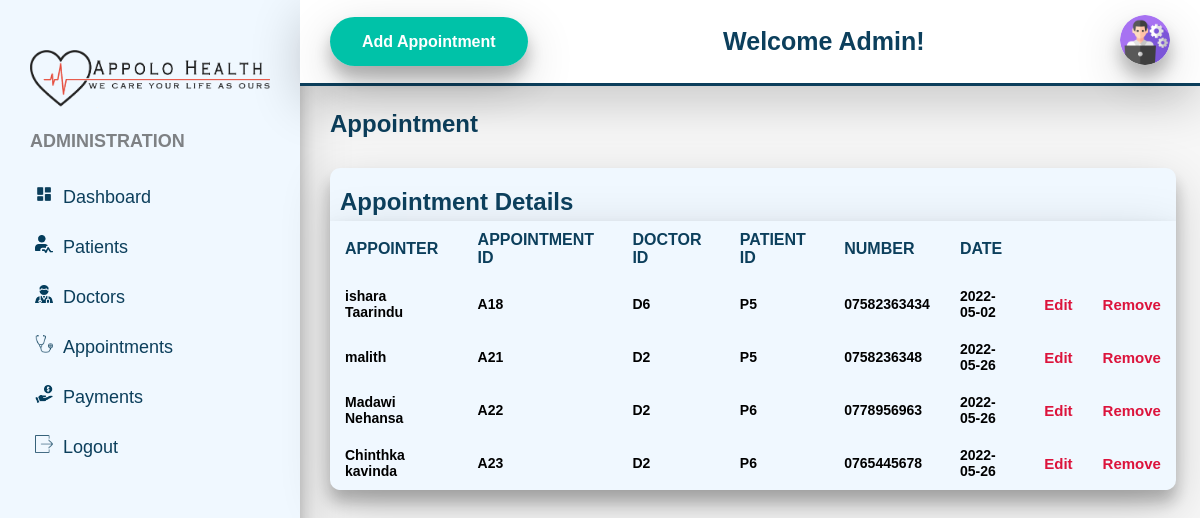
The page /chinthaka/admin-appointment.php on the database its author committed.
### tables this page shows
CREATE TABLE `appointment` (
  `a_id` int(11) NOT NULL,
  `d_id` int(11) NOT NULL,
  `p_id` int(11) DEFAULT NULL,
  `appointment_name` varchar(255) DEFAULT NULL,
  `phone_number` varchar(255) DEFAULT NULL,
  `session` varchar(255) DEFAULT NULL,
  `date` date DEFAULT NULL
);

### html/chinthaka/admin-appointment.php (the view, shortened to what this page needs)
<!DOCTYPE html>
<html>
<head>
    <link rel="stylesheet" href="../../css/chinthaka/admin.css">
</head>
<body>
    <section id="menu">
        <div class="adminlogo">
        <img src="../../images/chinthaka/system logo.png" alt="">
            <h2 class="title">Administration</h2>
        </div>
        <div class="items">
            <li><img src ="../../images/chinthaka/dashboard.png"><a href="admin-dashboard.php" id="addashboard"  class="addashboard" >Dashboard</a></li>
            <li><img src ="../../images/chinthaka/patient.png"><a href="admin-patient.php" id="adpatient"  class="adpatient" >Patients</a></li>
            <li><img src ="../../images/chinthaka/doctors.png"><a href="admin-doctor.php" id="addoctors"  class="addoctors" >Doctors</a></li>
            <li><img src ="../../images/chinthaka/appointment.png"><a href="admin-appointment.php" id="adappointment"  class="adappointment" >Appointments</a></li>
            <li><img src ="../../images/chinthaka/payments.png"><a href="admin-payment.php" id="adpayments"  class="adpayments" >Payments</a></li>
            <li><img src ="../../images/chinthaka/logout.png"><a href="#" class="adlogoutbutton" id="adlogoutbutton" >Logout</a></li>
        </div>
    </section>
    <section id="iterface">
        <div class="navigation">
            <div>
                <span><a href="addappointment.php" class="adddobtn" id="adddobtn" >Add Appointment</a></span>
                </div>
                <div class="adminloggedin1">Welcome Admin!</div>
            <div class="admintop">
                <img class="adminpic" src="../../images/chinthaka/mainadmin.jpg">
            </div>
            </div>
        <h3 class="d-title">Appointment</h3>
        <div class="board">
            <h3 class="sub-title">Appointment Details</h3>
            <table width="100%">
                <thead>
                    <tr>
                        <td>Appointer</td>
                        <td>Appointment ID</td>
                        <td>Doctor ID</td>
                        <td>Patient ID</td>
                        <td>Number</td>
                        <td>Date</td>
                    </tr>
                </thead>
                <tbody>
                <?php
                require("../../php/chinthaka/connection.php");
                $sql="SELECT * From appointment";
                if($result=$connection->query($sql)){
                    if($result->num_rows>0){
                        while ($row=$result->fetch_assoc()) {
                        ?>
                            <tr>
                                <td>
                                    <div class="appdetails">
                                        <h5><?=$row['appointment_name'];?></h5>
                                    </div>
                                </td>
                                <td >
                                    <h5>A<?=$row['a_id'];?></h5>
                                </td>
                                <td >
                                    <h5>D<?=$row['d_id'];?></h5>
                                </td>
                                <td>
                                    <h5>P<?=$row['p_id'];?></h5>
                                </td>
                                <td>
                                    <h5><?=$row['phone_number'];?></h5>
                                </td>
                                <td>
                                    <h5><?=$row['date'];?></h5>
                                </td>
                                <td class="dashdoccheck2" ><a href="modify-appointment.php?a_id=<?=$row['a_id'];?>">Edit</a></td>
                                <td class="dashdoccheck2" ><a href="delete-appointment.php?a_id=<?=$row['a_id'];?>">Remove</a></td>
                            </tr>
                            <?php
                        }
                    }
                }
?>
                </tbody>
            </table>
        </div>
    </section>
</body>
</html>

### css/chinthaka/admin.css (style rules this page uses)
html { font-family: sans-serif; }
* { margin: 0; padding: 0; box-sizing: border-box; }
body { background-image: url(../../images/chinthaka/lab2.jpg); background-color: rgb(247, 247, 247); display: flex; font-size: 15px; }
#menu { background-color: aliceblue; width: 300px; height: 100%; position: fixed; padding-top: 20px; box-shadow: 0 12px 16px 0 rgba(0,0,0,0.24), 0 17px 50px 0 rgba(0,0,0,0.19); }
#menu .adminlogo { align-items: center; padding: 30px 0 0 30px; }
#menu .title { color: #626466; font-family: Arial, Helvetica, sans-serif; margin: 20px 0px 0px 0px; font-size: 18px; opacity: 0.8; text-transform: uppercase; }
#menu .adminlogo img { width: 100%; height: 100%; padding: 0px 30px 0px 0px; }
#menu .items { margin-top: 20px; }
#menu .items li { list-style: none; padding: 10px 0; font-size: 18px; line-height: 30px; margin: 0px 0px 0px 10px; transition: 0.3s ease; }
#menu .items li img { width: 18px; height: 18px; text-align: center; margin: 0 10px 0 25px; }
#menu .items li a { text-decoration: none; color: #0C3F5C; font-family: Arial, Helvetica, sans-serif; transition: 0.3s ease; }
#iterface { width: calc(100% - 300px); position: relative; margin: 0px 0px 0px 300px; }
#iterface .navigation { display: flex; align-items: center; justify-content: space-between; background: white; padding: 15px 30px; border-bottom: 3px solid #0C3F5C; position: fixed; width: calc(100% - 300px); box-shadow: 0 12px 16px 0 rgba(0,0,0,0), 0 17px 50px 0 rgba(0,0,0,0.19); }
#iterface .navigation .admintop { justify-content: center; align-items: center; }
.adminpic { width: 50px; height: 50px; object-fit: cover; border-radius: 50%; box-shadow: 0 12px 16px 0 rgba(0,0,0,0.24), 0 17px 50px 0 rgba(0,0,0,0.19); }
.d-title { color: #0C3F5C; padding: 110px 30px 0px 30px; font-size: 24px; font-weight: 700; }
.board { width: 94%; margin: 30px 0px 30px 30px; background: aliceblue; border-radius: 10px; overflow: auto; font-weight: bold; box-shadow: 0 12px 16px 0 rgba(0,0,0,0.24), 0 17px 50px 0 rgba(0,0,0,0.19); }
.board h5 { font-weight: 600; font-size: 14px; }
table { border-collapse: collapse; box-shadow: 0 12px 16px 0 rgba(0,0,0,0.24), 0 17px 50px 0 rgba(0,0,0,0.19); }
tr { border-bottom: 1px solid aliceblue; }
thead td { font-size: 16px; text-transform: uppercase; background: aliceblue; text-align: start; padding: 15px; color: #0C3F5C; }
.board tr td { padding: 10px 15px; }
.sub-title { color: #0C3F5C; padding: 20px 0px 5px 10px; font-size: 24px; font-weight: 700; }
.dashdoccheck2 a { text-decoration: none; font-size: 15px; color: crimson; }
.adddobtn { background-color: rgb(0, 194, 168); border-radius: 100px; color: white; font-weight: 700; padding: 16px 32px; text-align: center; font-size: 16px; text-decoration: none; box-shadow: 0 12px 16px 0 rgba(0,0,0,0.24), 0 17px 50px 0 rgba(0,0,0,0.19); }
.adminloggedin1 { font-weight: 700; font-size: 25px; color: #0C3F5C; }

### rows shown on the page
appointment: appointment_name "ishara Taarindu", a_id "18", d "6", p "5", phone_number "07582363434", date "2022-05-02"
appointment: appointment_name "malith", a_id "21", d "2", p "5", phone_number "0758236348", date "2022-05-26"
appointment: appointment_name "Madawi Nehansa", a_id "22", d "2", p "6", phone_number "0778956963", date "2022-05-26"
appointment: appointment_name "Chinthka kavinda", a_id "23", d "2", p "6", phone_number "0765445678", date "2022-05-26"
